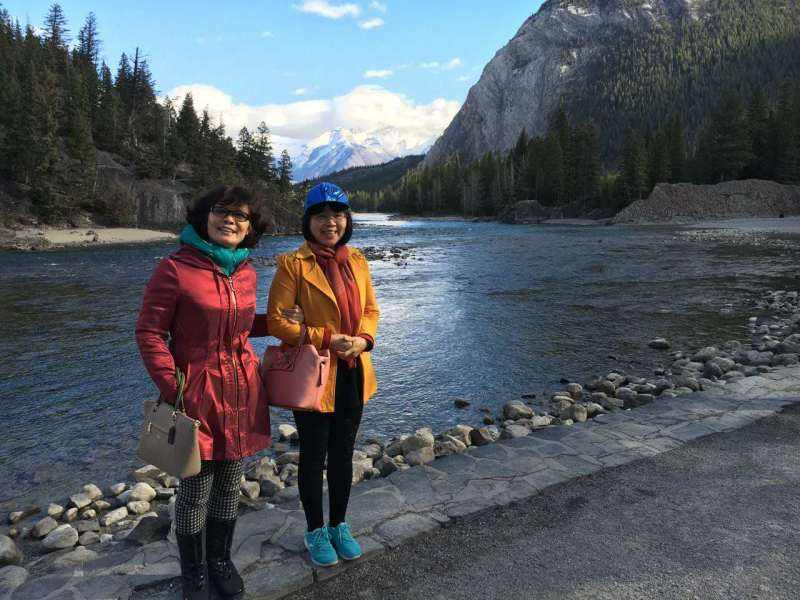
#> input picture utils/merge_masks_with_orign/original.png, 800 x 600 px
$ python merge_masks_with_orig.py
#> lines starting #> are read from the running program, lines starting #| are printed output that depends on the picture; after the words box and inside, x2 and y2 are one past the last pixel; in counts of white or black regions, pixels touching at a corner belong together
import cv2

def merge(orig = 'original.png', *args):
#> called with orig = 'original.png'
    orig = cv2.imread(orig)
#> orig is the input picture: shape (600, 800, 3); mean B, G, R 96.9, 89.9, 84.5

    for arg in args:
        mask = cv2.imread(arg)
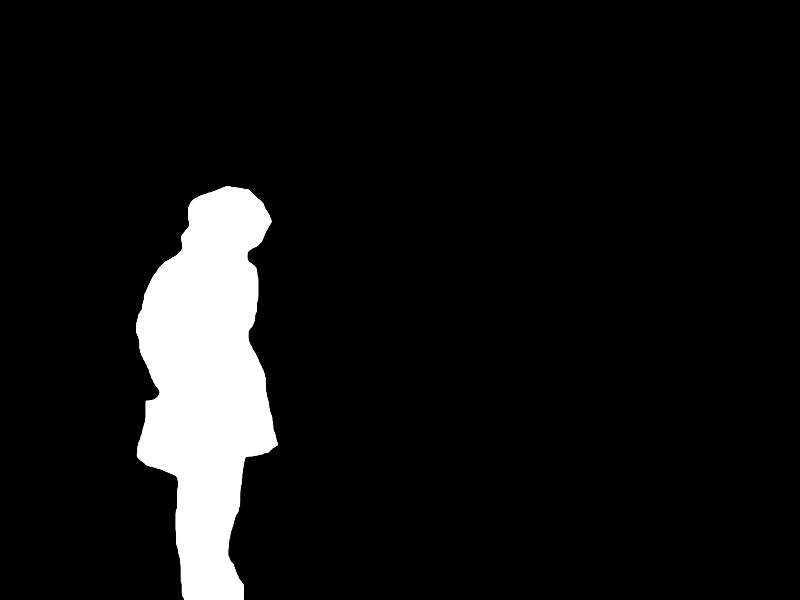
#> input picture utils/merge_masks_with_orign/mask1.png, 800 x 600 px
#> mask is the input picture: shape (600, 800, 3); mean B, G, R 19.8, 19.8, 19.8
        [rows, cols, depth] = mask.shape
#> rows = 600; cols = 800; depth = 3
        for i in range(rows - 1):
            for j in range(cols - 1):
                if mask[i, j, 0] == 255 and mask[i, j, 1] == 255 and mask[i, j, 2] == 255:
                    orig[i, j, 0] = 255
                    orig[i, j, 1] = 255
                    orig[i, j, 2] = 255
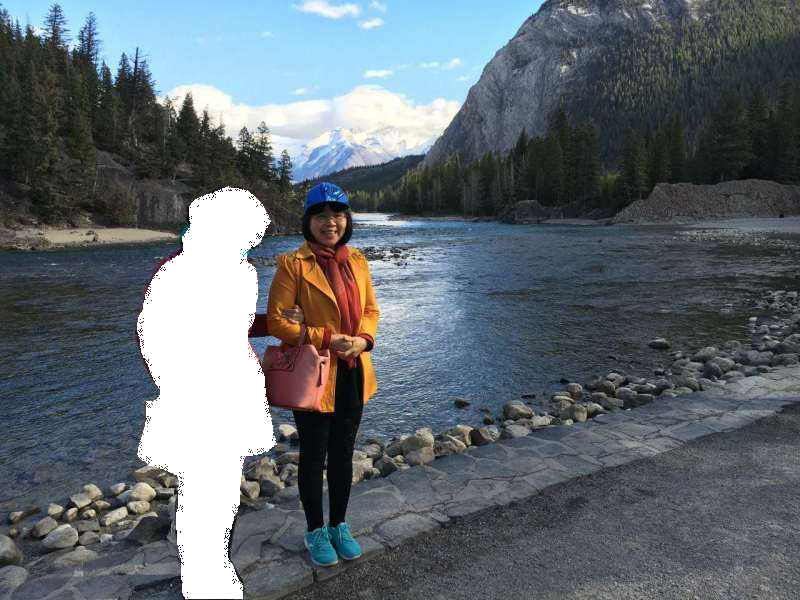
#> orig: shape (600, 800, 3); 7.45% of pixels changed, all inside (x1, y1, x2, y2) = (137, 186, 277, 599)
#> pass 2 of the loop in merge, `for arg in args:`:
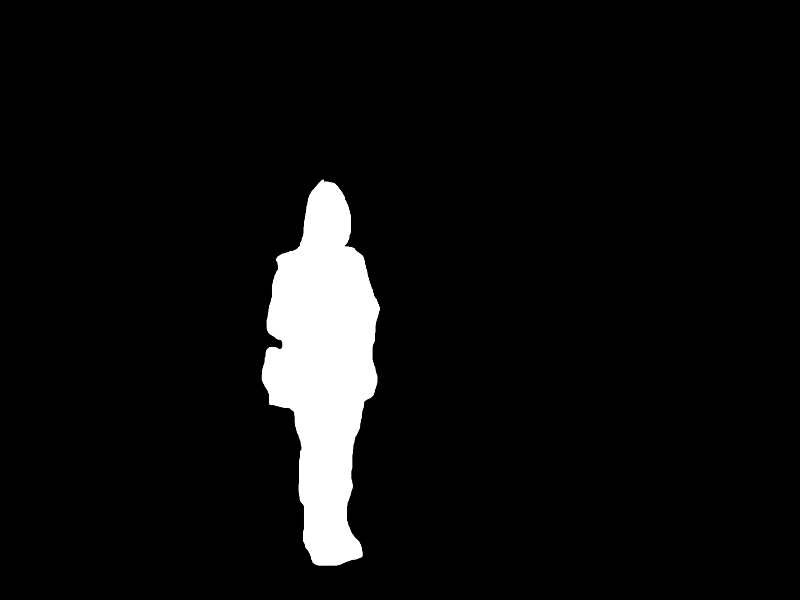
#> input picture utils/merge_masks_with_orign/mask2.png, 800 x 600 px
#> in merge, mask is the input picture: shape (600, 800, 3); mean B, G, R 14.5, 14.5, 14.5
#> after the loop in merge, `for i in range(rows - 1):`:
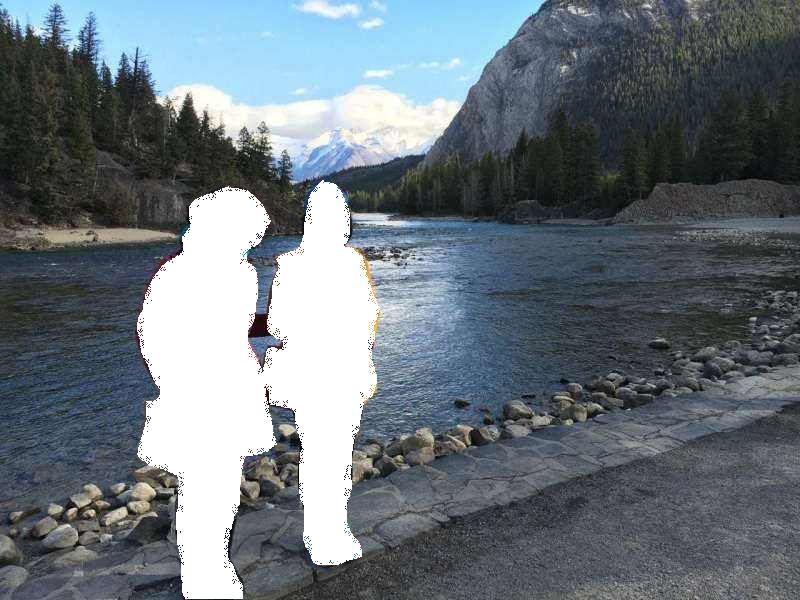
#> orig: shape (600, 800, 3); 5.49% of pixels changed, all inside (x1, y1, x2, y2) = (262, 180, 380, 565)

    cv2.imwrite('merged_masks_with_orig.png', orig)

    #return
if __name__ == '__main__':
    merge('original.png','mask1.png','mask2.png')
